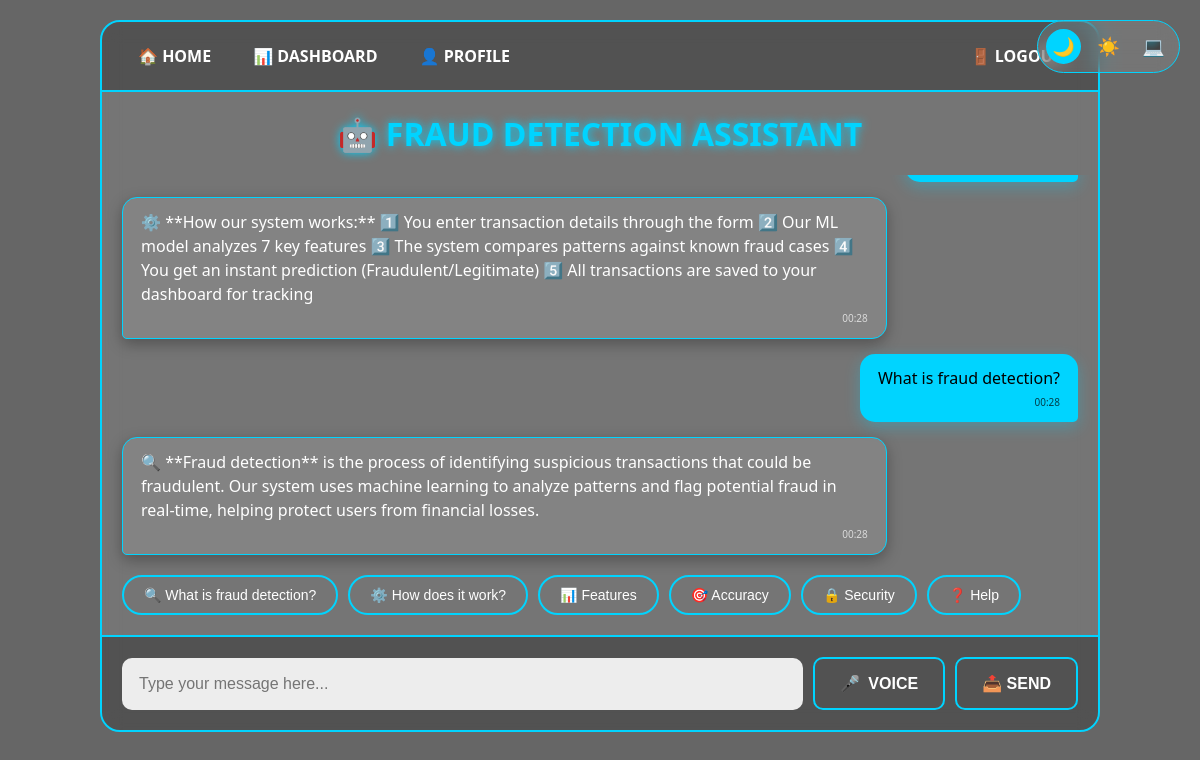
Screenshot of /chatbot (signed in) with the database file from the repository.
### tables this page shows
CREATE TABLE chat_messages
                 (id INTEGER PRIMARY KEY AUTOINCREMENT,
                  user_id INTEGER,
                  message TEXT,
                  response TEXT,
                  timestamp TIMESTAMP DEFAULT CURRENT_TIMESTAMP,
                  FOREIGN KEY (user_id) REFERENCES users (id));

### app.py (the view)
@app.route("/chatbot")
def chatbot():
    if 'user' not in session:
        flash("Please login to use chatbot!", "error")
        return redirect(url_for('login'))
    try:
        conn = sqlite3.connect('users.db')
        c = conn.cursor()
        c.execute("""SELECT message, response, timestamp FROM chat_messages
                     WHERE user_id = ? ORDER BY timestamp DESC LIMIT 50""",
                  (session['user_id'],))
        chat_history = c.fetchall()
        conn.close()
        return render_template("chatbot.html", chat_history=chat_history)
    except Exception as e:
        print(f"Chatbot error: {e}")
        flash("Error loading chatbot. Please try again.", "error")
        return redirect(url_for('home'))

### app.py (called while the page is built)
@app.context_processor
def utility_processor():
    return {'now': datetime.now}

### templates/chatbot.html (shortened to what this page needs)
<!DOCTYPE html>
<html>
<head>
</head>
<body data-theme="dark">
    <div class="theme-switcher">
        <button class="theme-btn" data-theme="dark" onclick="setTheme('dark')" title="Dark Theme">🌙</button>
        <button class="theme-btn" data-theme="light" onclick="setTheme('light')" title="Light Theme">☀️</button>
        <button class="theme-btn" data-theme="cyber" onclick="setTheme('cyber')" title="Cyber Theme">💻</button>
    </div>
    <div class="chatbot-container">
        <div class="nav-menu">
            <div class="nav-links">
                <a href="/" class="nav-link">🏠 HOME</a>
                <a href="/dashboard" class="nav-link">📊 DASHBOARD</a>
                <a href="/profile" class="nav-link">👤 PROFILE</a>
            </div>
            <a href="/logout" class="nav-link">🚪 LOGOUT</a>
        </div>
        <h1>🤖 FRAUD DETECTION ASSISTANT</h1>
        <div class="chat-messages" id="chatMessages">
            {% for msg in chat_history %}
                <div class="message user-message">
                    {{ msg[0] }}
                    <div class="message-time">{{ msg[2][11:16] if msg[2] else '' }}</div>
                </div>
                <div class="message bot-message">
                    {{ msg[1] }}
                    <div class="message-time">{{ msg[2][11:16] if msg[2] else '' }}</div>
                </div>
            {% endfor %}
        </div>
        <div class="quick-replies" id="quickReplies">
            <button class="quick-reply-btn" onclick="sendQuickReply('What is fraud detection?')">🔍 What is fraud detection?</button>
            <button class="quick-reply-btn" onclick="sendQuickReply('How does it work?')">⚙️ How does it work?</button>
            <button class="quick-reply-btn" onclick="sendQuickReply('What features do you analyze?')">📊 Features</button>
            <button class="quick-reply-btn" onclick="sendQuickReply('How accurate is it?')">🎯 Accuracy</button>
            <button class="quick-reply-btn" onclick="sendQuickReply('Is my data safe?')">🔒 Security</button>
            <button class="quick-reply-btn" onclick="sendQuickReply('Help me')">❓ Help</button>
        </div>
        <div class="chat-input-container">
            <input type="text" class="chat-input" id="userInput" placeholder="Type your message here..." onkeypress="handleKeyPress(event)" autofocus>
            <button class="action-btn" id="voiceBtn" onclick="toggleVoiceInput()" title="Voice Input">
                🎤
                <span id="voiceBtnText">VOICE</span>
            </button>
            <button class="action-btn" id="sendBtn" onclick="sendMessage()" title="Send Message (Enter)">
                📤 SEND
            </button>
        </div>
    </div>
</body>
</html>

### templates/chatbot.html (style rules this page uses)
* { margin: 0; padding: 0; box-sizing: border-box; }
:root { --primary-color: #00d4ff; --bg-gradient: linear-gradient(rgba(0,0,0,0.6), rgba(0,0,0,0.6)); --card-bg: rgba(255, 255, 255, 0.1); --text-color: white; --error-color: #ff4444; --success-color: #00C851; }
body { background: var(--bg-gradient), url('https://images.unsplash.com/photo-1550751827-4bd374c3f58b?auto=format&fit=crop&w=1350&q=80'); background-size: cover; font-family: 'Segoe UI', sans-serif; color: var(--text-color); margin: 0; padding: 20px; min-height: 100vh; transition: all 0.3s ease; }
.chatbot-container { max-width: 1000px; margin: 0 auto; background: var(--card-bg); backdrop-filter: blur(10px); border-radius: 20px; border: 2px solid var(--primary-color); overflow: hidden; animation: slideInUp 0.6s ease; }
.nav-menu { display: flex; justify-content: space-between; padding: 15px 20px; background: rgba(0,0,0,0.3); border-bottom: 2px solid var(--primary-color); }
.nav-links { display: flex; gap: 10px; }
.nav-link { color: var(--text-color); text-decoration: none; padding: 8px 16px; border-radius: 5px; transition: all 0.3s ease; font-weight: bold; }
h1 { color: var(--primary-color); text-align: center; margin: 20px 0; text-shadow: 0 0 10px var(--primary-color); animation: glow 2s infinite; }
.chat-messages { height: 400px; overflow-y: auto; padding: 20px; display: flex; flex-direction: column; gap: 15px; scroll-behavior: smooth; }
.message { max-width: 80%; padding: 12px 18px; border-radius: 15px; position: relative; animation: fadeInMessage 0.3s ease; word-wrap: break-word; line-height: 1.5; }
.user-message { background: var(--primary-color); color: black; align-self: flex-end; border-bottom-right-radius: 5px; box-shadow: 0 5px 15px rgba(0,212,255,0.3); }
.bot-message { background: var(--card-bg); color: var(--text-color); align-self: flex-start; border-bottom-left-radius: 5px; border: 1px solid var(--primary-color); box-shadow: 0 5px 15px rgba(0,0,0,0.3); }
.message-time { font-size: 10px; opacity: 0.7; margin-top: 5px; text-align: right; }
.quick-replies { display: flex; gap: 10px; flex-wrap: wrap; padding: 0 20px 20px 20px; animation: slideInUp 0.5s ease; }
.quick-reply-btn { padding: 10px 20px; background: transparent; border: 2px solid var(--primary-color); color: var(--text-color); border-radius: 25px; cursor: pointer; font-size: 14px; transition: all 0.3s ease; }
.chat-input-container { display: flex; padding: 20px; background: rgba(0,0,0,0.3); border-top: 2px solid var(--primary-color); gap: 10px; align-items: center; }
.chat-input { flex: 1; padding: 15px; border: 2px solid transparent; border-radius: 10px; background: rgba(255,255,255,0.9); font-size: 16px; transition: all 0.3s ease; color: #333; }
.action-btn { padding: 15px 25px; background: transparent; border: 2px solid var(--primary-color); color: var(--text-color); font-weight: bold; border-radius: 10px; cursor: pointer; transition: all 0.3s ease; font-size: 16px; display: flex; align-items: center; justify-content: center; gap: 8px; min-width: 100px; }
.theme-switcher { position: fixed; top: 20px; right: 20px; display: flex; gap: 10px; z-index: 1000; background: var(--card-bg); padding: 8px; border-radius: 30px; border: 1px solid var(--primary-color); backdrop-filter: blur(10px); }
.theme-btn { width: 35px; height: 35px; border-radius: 50%; border: 2px solid transparent; cursor: pointer; transition: all 0.3s ease; font-size: 18px; display: flex; align-items: center; justify-content: center; background: transparent; color: var(--text-color); }
.theme-btn.active { border-color: var(--primary-color); background: var(--primary-color); color: black; }

### rows the page displays
chat_messages: response "⚙️ **How our system works:** 1️⃣ You enter transaction details through the form 2️⃣ Our ML model analyzes 7 key features 3️⃣ The system compares patterns against known fraud cases 4️⃣ You get an instant prediction (Fraudulent/Legitimate) 5️⃣ All transactions are saved to your dashboard for tracking", timestamp "00:28"
chat_messages: message "What is fraud detection?", timestamp "00:28", response "🔍 **Fraud detection** is the process of identifying suspicious transactions that could be fraudulent. Our system uses machine learning to analyze patterns and flag potential fraud in real-time, helping protect users from financial losses."
